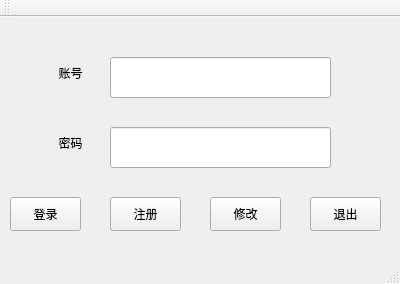
<?xml version="1.0" encoding="UTF-8"?>
<ui version="4.0">
 <class>LoginWindow</class>
 <widget class="QMainWindow" name="LoginWindow">
  <property name="geometry">
   <rect>
    <x>0</x>
    <y>0</y>
    <width>400</width>
    <height>284</height>
   </rect>
  </property>
  <property name="windowTitle">
   <string>LoginWindow</string>
  </property>
  <widget class="QWidget" name="centralWidget">
   <widget class="QLabel" name="labekl_id">
    <property name="geometry">
     <rect>
      <x>30</x>
      <y>40</y>
      <width>81</width>
      <height>31</height>
     </rect>
    </property>
    <property name="text">
     <string>账号</string>
    </property>
    <property name="alignment">
     <set>Qt::AlignCenter</set>
    </property>
   </widget>
   <widget class="QLabel" name="label_password">
    <property name="geometry">
     <rect>
      <x>30</x>
      <y>110</y>
      <width>81</width>
      <height>31</height>
     </rect>
    </property>
    <property name="text">
     <string>密码</string>
    </property>
    <property name="alignment">
     <set>Qt::AlignCenter</set>
    </property>
   </widget>
   <widget class="QPushButton" name="pushButton_login">
    <property name="geometry">
     <rect>
      <x>10</x>
      <y>180</y>
      <width>71</width>
      <height>34</height>
     </rect>
    </property>
    <property name="text">
     <string>登录</string>
    </property>
   </widget>
   <widget class="QPushButton" name="pushButton_exit">
    <property name="geometry">
     <rect>
      <x>310</x>
      <y>180</y>
      <width>71</width>
      <height>34</height>
     </rect>
    </property>
    <property name="text">
     <string>退出</string>
    </property>
   </widget>
   <widget class="QLineEdit" name="textid">
    <property name="geometry">
     <rect>
      <x>110</x>
      <y>40</y>
      <width>221</width>
      <height>41</height>
     </rect>
    </property>
   </widget>
   <widget class="QLineEdit" name="textpassword">
    <property name="geometry">
     <rect>
      <x>110</x>
      <y>110</y>
      <width>221</width>
      <height>41</height>
     </rect>
    </property>
   </widget>
   <widget class="QPushButton" name="pushButton_update">
    <property name="geometry">
     <rect>
      <x>110</x>
      <y>180</y>
      <width>71</width>
      <height>34</height>
     </rect>
    </property>
    <property name="text">
     <string>注册</string>
    </property>
   </widget>
   <widget class="QPushButton" name="pushButton_register">
    <property name="geometry">
     <rect>
      <x>210</x>
      <y>180</y>
      <width>71</width>
      <height>34</height>
     </rect>
    </property>
    <property name="text">
     <string>修改</string>
    </property>
   </widget>
  </widget>
  <widget class="QToolBar" name="mainToolBar">
   <attribute name="toolBarArea">
    <enum>TopToolBarArea</enum>
   </attribute>
   <attribute name="toolBarBreak">
    <bool>false</bool>
   </attribute>
  </widget>
  <widget class="QStatusBar" name="statusBar"/>
 </widget>
 <layoutdefault spacing="6" margin="11"/>
 <resources/>
 <connections/>
</ui>
